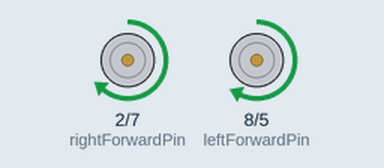
Recording of a sketch running on a simulated Arduino Uno, built with avr-gcc and run on an emulated ATmega328P. On the bench: motor-driver pin pairs drawn as motors (green arrow = first pin HIGH = forward, orange = second pin HIGH = backward, longer = more drive, scaled by the enable pin).

Above: at 0.5 s.
At 3.2 s:
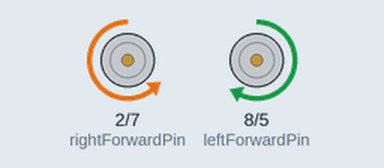
At 5.7 s:
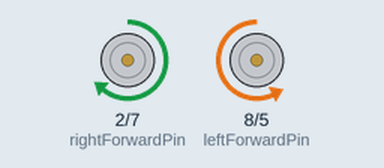
At 7.0 s:
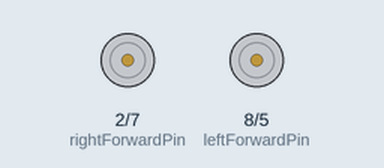
Timing chart, 0 to 10.4 s (numbered marks = the images above):
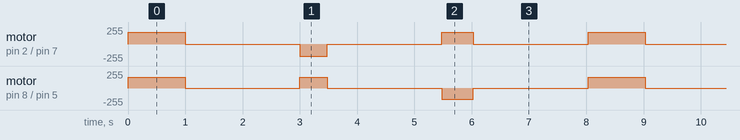

Measured:
- by itself, motor on pin 8 (leftForwardPin) / pin 5 (leftReversePin): repeats every 8.0 s: stopped 2.0 s, forward 165/255 0.48 s, stopped 2.0 s, backward 165/255 0.55 s, stopped 2.0 s, forward 165/255 1.0 s
- by itself, motor on pin 2 (rightForwardPin) / pin 7 (rightReversePin): repeats every 8.0 s: stopped 2.0 s, backward 180/255 0.48 s, stopped 2.0 s, forward 180/255 0.55 s, stopped 2.0 s, forward 180/255 1.0 s

The sketch:

kinderbot_wheeltest.ino
```cpp
// Run this script to test if the wheels on the robot are working correctly.
// The robot should go forward, left, right, forward, left, right, etc

//-----SECTION TO COPY TO KinderBot.ino--------------
#define leftSpeed 165
#define rightSpeed 180
#define forwardTime 1000
#define leftTime 550
#define rightTime 480
//---------------------------------------------------

#define leftForwardPin 8
#define leftReversePin 5
#define leftEnablePin 9
#define rightForwardPin 2
#define rightReversePin 7
#define rightEnablePin 3

#define calibrationTime 20000
#define pauseTime 2000

void setup() {
  pinMode(leftForwardPin,OUTPUT);
  pinMode(leftReversePin,OUTPUT);
  pinMode(leftEnablePin,OUTPUT);
  pinMode(rightForwardPin,OUTPUT);
  pinMode(rightReversePin,OUTPUT);
  pinMode(rightEnablePin,OUTPUT);

}

void loop() {
  forward_left_right();
}

void forward_left_right(){
  forward();
  delay(pauseTime);
  right();
  delay(pauseTime);
  left();
  delay(pauseTime);
}

void forward_long(){
  Serial.println("forward");
  motorForward(leftForwardPin,leftReversePin);
  motorForward(rightForwardPin,rightReversePin);
  on();
  delay(calibrationTime);
  off();
  delay(2*pauseTime);
}

void on(){
   analogWrite(leftEnablePin,leftSpeed);
   analogWrite(rightEnablePin,rightSpeed);
}

void off(){
  digitalWrite(leftEnablePin,LOW);
  digitalWrite(rightEnablePin,LOW);
}

void motorForward(int forwardPin, int reversePin){
  digitalWrite(forwardPin,HIGH);
  digitalWrite(reversePin,LOW);
}

void motorReverse(int forwardPin, int reversePin){
  digitalWrite(forwardPin,LOW);
  digitalWrite(reversePin,HIGH);
}


void forward(){
  Serial.println("forward");
  motorForward(leftForwardPin,leftReversePin);
  motorForward(rightForwardPin,rightReversePin);
  on();
  delay(forwardTime);
  off();
}

void right(){
  Serial.println("right");
  motorForward(leftForwardPin,leftReversePin);
  motorReverse(rightForwardPin,rightReversePin);
  on();
  delay(rightTime);
  off();
}

void left(){
  Serial.println("left");
  motorForward(rightForwardPin, rightReversePin);
  motorReverse(leftForwardPin,leftReversePin);
  on();
  delay(leftTime);
  off();
}
```
